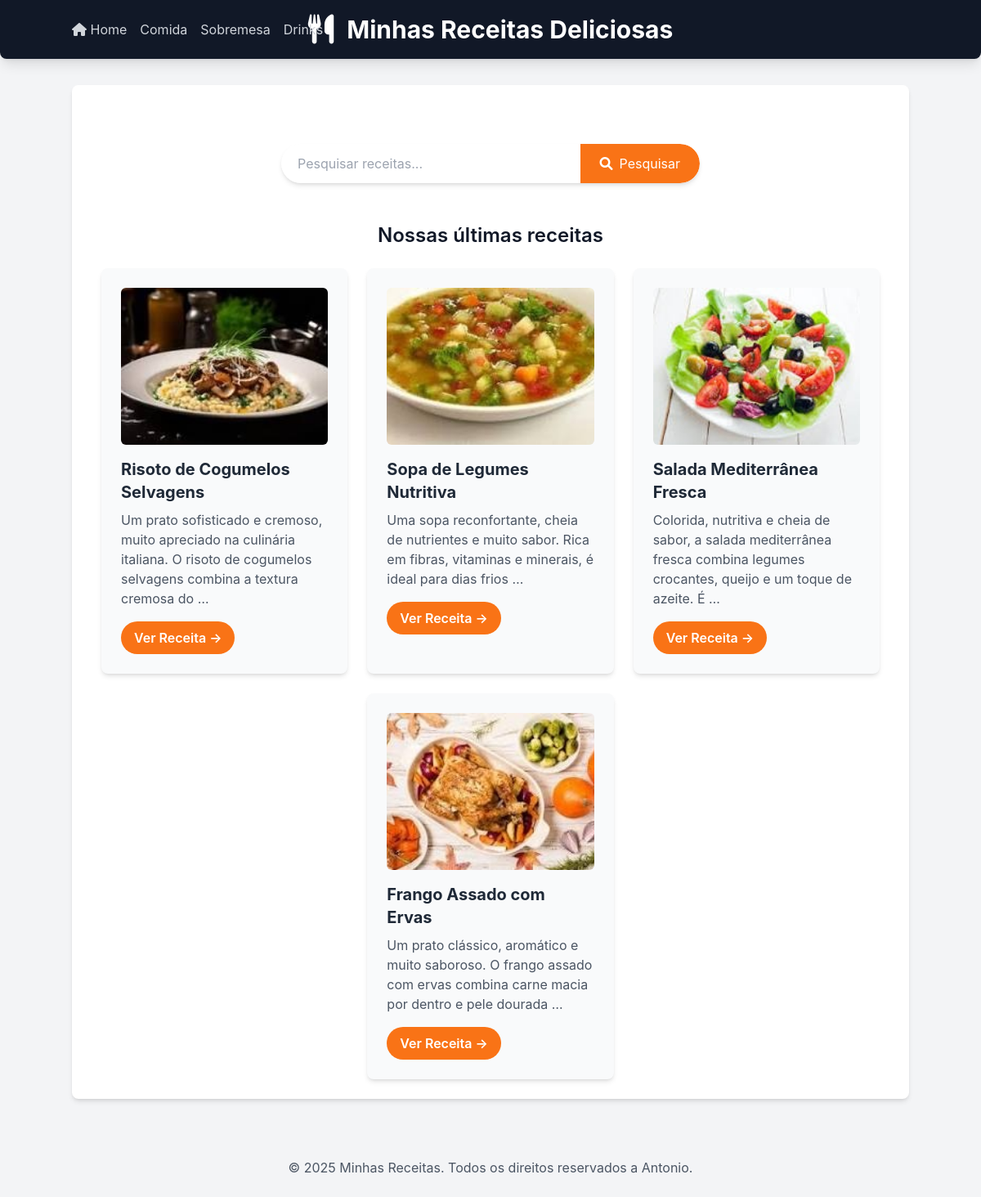
/receitas/?categoria=comida, run on the app's committed database.
### receitas/models.py (models this page shows, shortened)
class Receita(models.Model):
    CATEGORIAS = [
    ('comida', 'Comida'),
    ('sobremesa', 'Sobremesa'),
    ('drink', 'Drink'),
]
    title = models.CharField("Título",max_length=200)
    description = models.TextField("Descrição")
    ingredients = models.TextField("Ingredientes")
    instructions = models.TextField("Mod de Preparo")
    image = models.ImageField("Imagem",upload_to='receitas_images/', blank=True, null=True)
    categoria = models.CharField("Categoria", max_length=20, choices=CATEGORIAS, default='comida')
    created_at = models.DateTimeField(auto_now_add=True)
    updated_at = models.DateTimeField(auto_now=True)
    class Meta:
        verbose_name = "Receita"
        verbose_name_plural = "Receitas"
        ordering = ['-created_at']# ordena as receitas pela data de criação, da mais recente para a mais antiga

### receitas/views.py (the view)
# urls.py: 2. Add a URL to urlpatterns:  path('', views.home, name='home')
def home(request):
        categoria_slug = request.GET.get('categoria')
        categorias_choices = [choice[0] for choice in Receita.CATEGORIAS]
        if categoria_slug:
            receitas = Receita.objects.filter(categoria=categoria_slug)
            categoria_selecionada = categoria_slug
        else:
            receitas = Receita.objects.all()
            categoria_selecionada = None
        return render(request, 'receitas/home.html', {
            'receitas': receitas,
            'categorias': categorias_choices,
            'categoria_selecionada': categoria_selecionada,})

### receitas/templates/receitas/home.html (shortened to what this page needs)
{%extends 'receitas/base.html' %}
{% block content %}
 <section class="container mx-auto mt-8 p-4 flex justify-center">
    <form method="get" action="{% url 'pesquisar_receitas' %}" class="w-full max-w-lg flex bg-white rounded-full shadow-md overflow-hidden">
        <input
            type="text"
            name="q"
            placeholder="Pesquisar receitas..."
            class="flex-grow p-3 text-gray-700 focus:outline-none focus:ring-2 focus:ring-orange-500 rounded-l-full pl-5">
        <button type="submit" class="bg-orange-500 hover:bg-orange-600 text-white p-3 px-6 py-2 rounded-r-full  transition duration-300 ease-in-out flex items-center justify-center">
            <i class="fas fa-search mr-2"></i> Pesquisar
        </button>
    </form>
</section>
    <h2 class="text-2xl font-semibold mb-6 text-center mt-8">Nossas últimas receitas</h2>
    <div class="flex flex-wrap justify-center gap-6">
            {% for receita in receitas %}
            <div class="w-full sm:w-[calc(50%-1.5rem)] lg:w-[calc(33.333%-1.5rem)] bg-gray-50 p-6 rounded-lg shadow-md hover:shadow-lg transition-shadow duration-300 ease-in-out">
                {% if receita.image %}
                <img src="{{ receita.image.url }}" alt="Imagem de {{ receita.title }}" class="w-full h-48 object-cover rounded-md mb-4">
                {% endif %}
                <h3 class="text-xl font-bold mb-2 text-gray-800">{{ receita.title }}</h3>
                <p class="text-gray-600 mb-4">{{ receita.description|truncatewords:20}}</p>
                <a href="{% url 'receita_detail' receita.id %}" class="inline-block bg-orange-500 hover:bg-orange-600 text-white font-semibold py-2 px-4
                rounded-full transition-colors duration-300">
                Ver Receita &rarr;
                </a>
            </div>
                {% empty %}
                <p class="text-center text-gray-500 col-span-full">Nenhuma receita encontrada</p>
            {% endfor %}
    </div>
        {% endblock %}

### receitas/templates/receitas/base.html (style rules this page uses)
body { font-family: 'Inter', sans-serif; }

### data on the page
Receita: image (picture), title "Risoto de Cogumelos Selvagens", description "Um prato sofisticado e cremoso, muito apreciado na culinária italiana. O risoto de cogumelos selvagens combina a textura cremosa do …"
Receita: image (picture), title "Sopa de Legumes Nutritiva", description "Uma sopa reconfortante, cheia de nutrientes e muito sabor. Rica em fibras, vitaminas e minerais, é ideal para dias frios …"
Receita: image (picture), title "Salada Mediterrânea Fresca", description "Colorida, nutritiva e cheia de sabor, a salada mediterrânea fresca combina legumes crocantes, queijo e um toque de azeite. É …"
Receita: image (picture), title "Frango Assado com Ervas", description "Um prato clássico, aromático e muito saboroso. O frango assado com ervas combina carne macia por dentro e pele dourada …"
